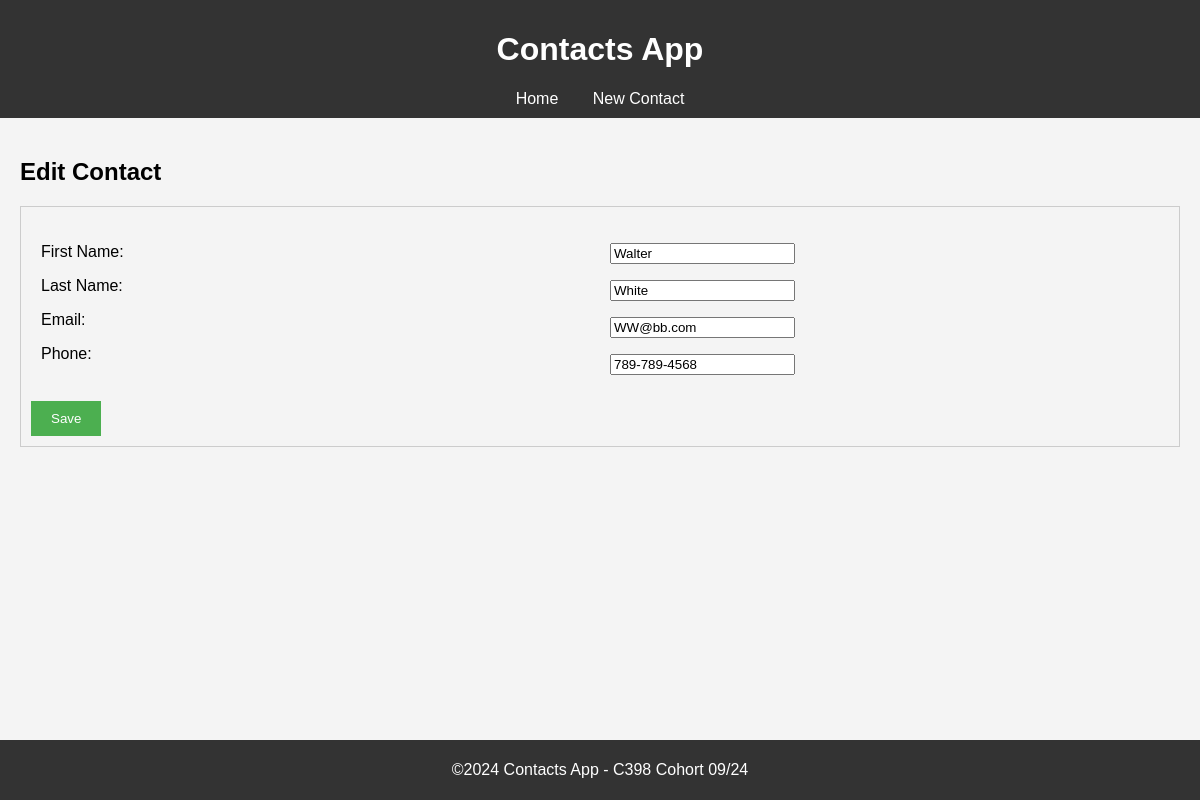
Screenshot of /contacts/edit/8/ with the database file from the repository.
### contacts/models.py (models this page shows, shortened)
class Contact(models.Model):
    first_name = models.CharField(max_length=50)
    last_name = models.CharField(max_length=50)
    email = models.EmailField(unique=True)
    phone_number = models.CharField(max_length=15, blank=True)

### contacts/views.py (the view)
# urls.py: path('edit/<int:pk>/', views.contact_update, name='contact_update'),
def contact_update(request, pk):
    contact = get_object_or_404(Contact, pk=pk)
    if request.method == 'POST':
        form = ContactForm(request.POST, instance=contact)
        if form.is_valid():
            form.save()
            return redirect('contact_list')
    else:
        form = ContactForm(instance=contact)
    return render(request, 'contacts/contact_form.html', {'form': form})

### contacts/forms.py
class ContactForm(forms.ModelForm):
    class Meta:
        model = Contact
        fields = ['first_name', 'last_name', 'email', 'phone_number']

### contacts/templates/contacts/contact_form.html (shortened to what this page needs)
{% extends 'base.html' %}
{% block content %}
    <h2>
        {% if form.instance.pk %} Edit {% else %} New {% endif %} Contact
    </h2>
    <form method="post" class="scrollable-form">
        <div class="container">
            <div class="column">
                <p>First Name: </p>
                <p>Last Name: </p>
                <p>Email: </p>
                <p>Phone: </p>
            </div>
            <div class="column">
                <p>{{ form.first_name }}</p>
                <p>{{ form.last_name }}</p>
                <p>{{ form.email }}</p>
                <p>{{ form.phone_number }}</p>
            </div>
        </div>
        <button type="submit">Save</button>
    </form>
{% endblock %}

### contacts/static/css/styles.css (style rules this page uses)
body { font-family: Arial, sans-serif; background-color: #f4f4f4; margin: 0; padding: 0; }
button { background-color: #4CAF50; color: white; padding: 10px 20px; border: none; cursor: pointer; }
.container { display: flex; }
.column { flex: 50%; padding: 10px; }

### contacts/templates/base.html (style rules this page uses)
.scrollable-form { max-height: 300px; overflow-y: auto; border: 1px solid #ccc; padding: 10px; }

### rows the page displays
Contact: first_name "Walter", last_name "White", email "WW@bb.com", phone_number "789-789-4568"
